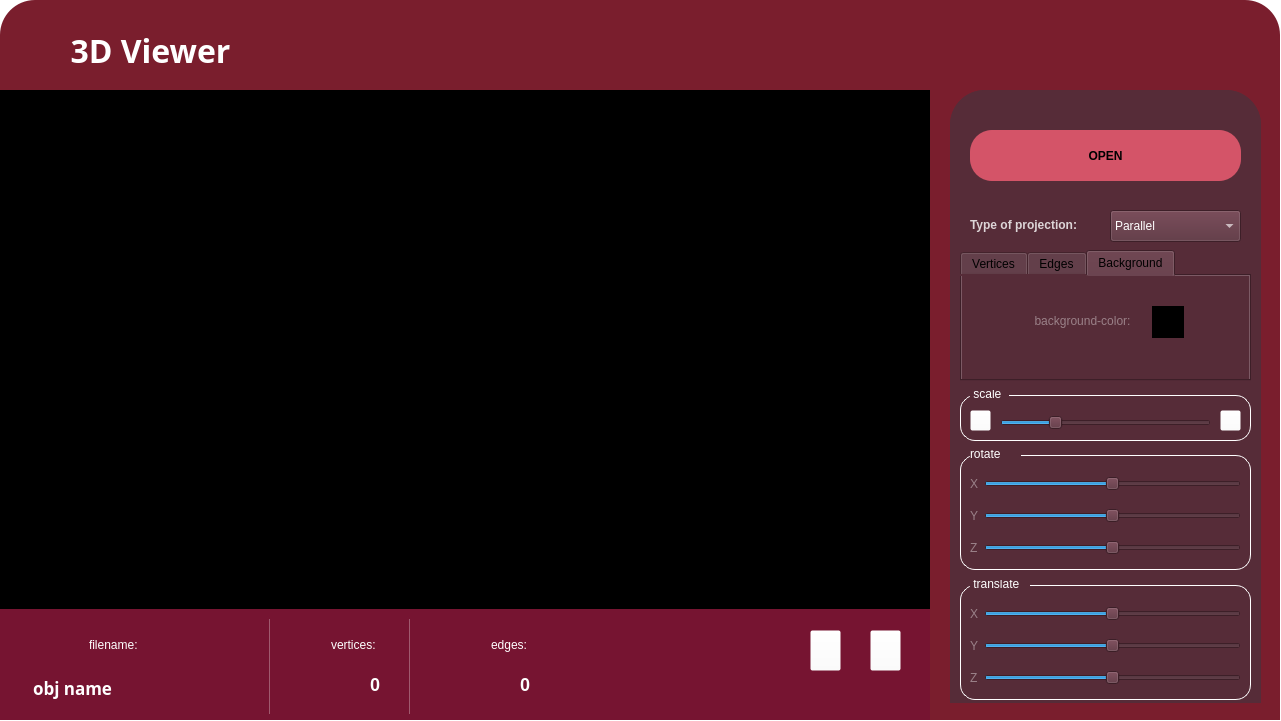
<?xml version="1.0" encoding="UTF-8"?>
<ui version="4.0">
 <class>MainWindow</class>
 <widget class="QMainWindow" name="MainWindow">
  <property name="geometry">
   <rect>
    <x>0</x>
    <y>0</y>
    <width>1281</width>
    <height>721</height>
   </rect>
  </property>
  <property name="windowTitle">
   <string>MainWindow</string>
  </property>
  <property name="styleSheet">
   <string notr="true">QMainWindow {
background-color: rgba(255, 255, 255, 0);
}

</string>
  </property>
  <widget class="QWidget" name="centralwidget">
   <property name="enabled">
    <bool>true</bool>
   </property>
   <property name="styleSheet">
    <string notr="true"/>
   </property>
   <widget class="QFrame" name="ViewerUI">
    <property name="geometry">
     <rect>
      <x>0</x>
      <y>0</y>
      <width>1280</width>
      <height>720</height>
     </rect>
    </property>
    <property name="styleSheet">
     <string notr="true">QFrame {
border-top-left-radius: 35px;
border-top-right-radius: 35px; 
background-color: rgb(122, 30, 45);
}
</string>
    </property>
    <property name="frameShape">
     <enum>QFrame::StyledPanel</enum>
    </property>
    <property name="frameShadow">
     <enum>QFrame::Raised</enum>
    </property>
    <widget class="GL_Widget" name="OpenGlWidget" native="true">
     <property name="enabled">
      <bool>true</bool>
     </property>
     <property name="geometry">
      <rect>
       <x>-1</x>
       <y>90</y>
       <width>931</width>
       <height>523</height>
      </rect>
     </property>
     <property name="styleSheet">
      <string notr="true">GlWidget {
background-color: black;
}
</string>
     </property>
    </widget>
    <widget class="QFrame" name="title">
     <property name="geometry">
      <rect>
       <x>40</x>
       <y>30</y>
       <width>231</width>
       <height>41</height>
      </rect>
     </property>
     <property name="frameShape">
      <enum>QFrame::StyledPanel</enum>
     </property>
     <property name="frameShadow">
      <enum>QFrame::Raised</enum>
     </property>
     <widget class="QLabel" name="h1">
      <property name="geometry">
       <rect>
        <x>-30</x>
        <y>0</y>
        <width>281</width>
        <height>41</height>
       </rect>
      </property>
      <property name="font">
       <font>
        <family>Silom</family>
        <pointsize>-1</pointsize>
        <italic>false</italic>
        <bold>true</bold>
       </font>
      </property>
      <property name="styleSheet">
       <string notr="true">background-color: rgba(0, 0, 0, 0);
font-size: 32px;
color: white


</string>
      </property>
      <property name="text">
       <string>3D Viewer</string>
      </property>
      <property name="alignment">
       <set>Qt::AlignCenter</set>
      </property>
     </widget>
    </widget>
    <widget class="QFrame" name="aside">
     <property name="geometry">
      <rect>
       <x>950</x>
       <y>90</y>
       <width>311</width>
       <height>613</height>
      </rect>
     </property>
     <property name="styleSheet">
      <string notr="true">background-color: rgb(86, 44, 56);</string>
     </property>
     <property name="frameShape">
      <enum>QFrame::StyledPanel</enum>
     </property>
     <property name="frameShadow">
      <enum>QFrame::Raised</enum>
     </property>
     <widget class="QFrame" name="open_file_layer">
      <property name="geometry">
       <rect>
        <x>0</x>
        <y>0</y>
        <width>311</width>
        <height>121</height>
       </rect>
      </property>
      <property name="styleSheet">
       <string notr="true">background-color: rgb(86, 44, 56);</string>
      </property>
      <property name="frameShape">
       <enum>QFrame::StyledPanel</enum>
      </property>
      <property name="frameShadow">
       <enum>QFrame::Raised</enum>
      </property>
      <widget class="QPushButton" name="renderBtn">
       <property name="geometry">
        <rect>
         <x>20</x>
         <y>40</y>
         <width>271</width>
         <height>51</height>
        </rect>
       </property>
       <property name="styleSheet">
        <string notr="true">QPushButton {
border-radius: 22px;
background-color: rgb(212, 84, 104);
font-weight: 500;
}

QPushButton:hover {
	background-color: rgb(255, 47, 146);
}

QPushButton:pressed {
	margin-top: 5px;
	margin-right: 5px;
	margin-left: 5px;
	background-color: rgb(35, 58, 110);
}

</string>
       </property>
       <property name="text">
        <string>OPEN</string>
       </property>
      </widget>
     </widget>
     <widget class="QFrame" name="Affines_transformations">
      <property name="geometry">
       <rect>
        <x>0</x>
        <y>300</y>
        <width>311</width>
        <height>321</height>
       </rect>
      </property>
      <property name="styleSheet">
       <string notr="true">background-color: rgb(86, 44, 56);</string>
      </property>
      <property name="frameShape">
       <enum>QFrame::StyledPanel</enum>
      </property>
      <property name="frameShadow">
       <enum>QFrame::Raised</enum>
      </property>
      <widget class="QFrame" name="translate">
       <property name="geometry">
        <rect>
         <x>10</x>
         <y>190</y>
         <width>291</width>
         <height>120</height>
        </rect>
       </property>
       <property name="styleSheet">
        <string notr="true">QFrame {
color: white;
margin-top: 5px;
border: 1px solid white;
border-radius: 15px;
}

QLabel {
margin-top: 0;
border: none;
}</string>
       </property>
       <property name="frameShape">
        <enum>QFrame::StyledPanel</enum>
       </property>
       <property name="frameShadow">
        <enum>QFrame::Raised</enum>
       </property>
       <widget class="QLabel" name="translate_title_4">
        <property name="geometry">
         <rect>
          <x>10</x>
          <y>-4</y>
          <width>60</width>
          <height>16</height>
         </rect>
        </property>
        <property name="text">
         <string> translate </string>
        </property>
       </widget>
       <widget class="QWidget" name="layoutWidget_6">
        <property name="geometry">
         <rect>
          <x>10</x>
          <y>10</y>
          <width>271</width>
          <height>107</height>
         </rect>
        </property>
        <layout class="QVBoxLayout" name="verticalLayout_4">
         <property name="topMargin">
          <number>5</number>
         </property>
         <item>
          <layout class="QHBoxLayout" name="line_10">
           <property name="leftMargin">
            <number>0</number>
           </property>
           <item>
            <widget class="QLabel" name="label_10">
             <property name="styleSheet">
              <string notr="true">	color: rgba(255, 255, 255, 102);</string>
             </property>
             <property name="text">
              <string>X</string>
             </property>
            </widget>
           </item>
           <item>
            <widget class="QSlider" name="translate_x_val">
             <property name="minimum">
              <number>-100</number>
             </property>
             <property name="maximum">
              <number>100</number>
             </property>
             <property name="value">
              <number>0</number>
             </property>
             <property name="orientation">
              <enum>Qt::Horizontal</enum>
             </property>
            </widget>
           </item>
          </layout>
         </item>
         <item>
          <layout class="QHBoxLayout" name="line_11">
           <property name="leftMargin">
            <number>0</number>
           </property>
           <item>
            <widget class="QLabel" name="label_11">
             <property name="styleSheet">
              <string notr="true">	color: rgba(255, 255, 255, 102);</string>
             </property>
             <property name="text">
              <string>Y</string>
             </property>
            </widget>
           </item>
           <item>
            <widget class="QSlider" name="translate_y_val">
             <property name="minimum">
              <number>-100</number>
             </property>
             <property name="maximum">
              <number>100</number>
             </property>
             <property name="value">
              <number>0</number>
             </property>
             <property name="orientation">
              <enum>Qt::Horizontal</enum>
             </property>
            </widget>
           </item>
          </layout>
         </item>
         <item>
          <layout class="QHBoxLayout" name="line_12">
           <property name="leftMargin">
            <number>0</number>
           </property>
           <item>
            <widget class="QLabel" name="label_12">
             <property name="styleSheet">
              <string notr="true">	color: rgba(255, 255, 255, 102);</string>
             </property>
             <property name="text">
              <string>Z</string>
             </property>
            </widget>
           </item>
           <item>
            <widget class="QSlider" name="translate_z_val">
             <property name="minimum">
              <number>-100</number>
             </property>
             <property name="maximum">
              <number>100</number>
             </property>
             <property name="value">
              <number>0</number>
             </property>
             <property name="orientation">
              <enum>Qt::Horizontal</enum>
             </property>
            </widget>
           </item>
          </layout>
         </item>
        </layout>
       </widget>
      </widget>
      <widget class="QFrame" name="rotate">
       <property name="geometry">
        <rect>
         <x>10</x>
         <y>60</y>
         <width>291</width>
         <height>120</height>
        </rect>
       </property>
       <property name="styleSheet">
        <string notr="true">QFrame {
color: white;
margin-top: 5px;
border: 1px solid white;
border-radius: 15px;
}

QLabel {
margin-top: 0;
border: none;
}</string>
       </property>
       <property name="frameShape">
        <enum>QFrame::StyledPanel</enum>
       </property>
       <property name="frameShadow">
        <enum>QFrame::Raised</enum>
       </property>
       <widget class="QLabel" name="rotate_title">
        <property name="geometry">
         <rect>
          <x>10</x>
          <y>-4</y>
          <width>51</width>
          <height>16</height>
         </rect>
        </property>
        <property name="text">
         <string>rotate</string>
        </property>
       </widget>
       <widget class="QWidget" name="layoutWidget">
        <property name="geometry">
         <rect>
          <x>10</x>
          <y>10</y>
          <width>271</width>
          <height>107</height>
         </rect>
        </property>
        <layout class="QVBoxLayout" name="verticalLayout">
         <property name="topMargin">
          <number>5</number>
         </property>
         <item>
          <layout class="QHBoxLayout" name="line">
           <property name="leftMargin">
            <number>0</number>
           </property>
           <item>
            <widget class="QLabel" name="label">
             <property name="styleSheet">
              <string notr="true">	color: rgba(255, 255, 255, 102);</string>
             </property>
             <property name="text">
              <string>X</string>
             </property>
            </widget>
           </item>
           <item>
            <widget class="QSlider" name="rotate_x_val">
             <property name="minimum">
              <number>-360</number>
             </property>
             <property name="maximum">
              <number>360</number>
             </property>
             <property name="singleStep">
              <number>1</number>
             </property>
             <property name="orientation">
              <enum>Qt::Horizontal</enum>
             </property>
            </widget>
           </item>
          </layout>
         </item>
         <item>
          <layout class="QHBoxLayout" name="line_2">
           <property name="leftMargin">
            <number>0</number>
           </property>
           <item>
            <widget class="QLabel" name="label_2">
             <property name="styleSheet">
              <string notr="true">	color: rgba(255, 255, 255, 102);</string>
             </property>
             <property name="text">
              <string>Y</string>
             </property>
            </widget>
           </item>
           <item>
            <widget class="QSlider" name="rotate_y_val">
             <property name="minimum">
              <number>-360</number>
             </property>
             <property name="maximum">
              <number>360</number>
             </property>
             <property name="singleStep">
              <number>1</number>
             </property>
             <property name="orientation">
              <enum>Qt::Horizontal</enum>
             </property>
            </widget>
           </item>
          </layout>
         </item>
         <item>
          <layout class="QHBoxLayout" name="line_3">
           <property name="leftMargin">
            <number>0</number>
           </property>
           <item>
            <widget class="QLabel" name="label_3">
             <property name="styleSheet">
              <string notr="true">	color: rgba(255, 255, 255, 102);</string>
             </property>
             <property name="text">
              <string>Z</string>
             </property>
            </widget>
           </item>
           <item>
            <widget class="QSlider" name="rotate_z_val">
             <property name="minimum">
              <number>-360</number>
             </property>
             <property name="maximum">
              <number>360</number>
             </property>
             <property name="singleStep">
              <number>1</number>
             </property>
             <property name="orientation">
              <enum>Qt::Horizontal</enum>
             </property>
            </widget>
           </item>
          </layout>
         </item>
        </layout>
       </widget>
      </widget>
      <widget class="QFrame" name="scale">
       <property name="geometry">
        <rect>
         <x>10</x>
         <y>0</y>
         <width>291</width>
         <height>51</height>
        </rect>
       </property>
       <property name="styleSheet">
        <string notr="true">QFrame {
color: white;
margin-top: 5px;
border: 1px solid white;
border-radius: 15px;
}

QLabel {
margin-top: 0;
border: none;
}

QPushButton {
	background-color: rgba(255, 255, 255, 0);
}

QPushButton:pressed {
padding-top: 3px;
padding-right: 3px;
}</string>
       </property>
       <property name="frameShape">
        <enum>QFrame::StyledPanel</enum>
       </property>
       <property name="frameShadow">
        <enum>QFrame::Raised</enum>
       </property>
       <widget class="QLabel" name="rotate_title_4">
        <property name="geometry">
         <rect>
          <x>10</x>
          <y>-4</y>
          <width>39</width>
          <height>16</height>
         </rect>
        </property>
        <property name="text">
         <string> scale </string>
        </property>
       </widget>
       <widget class="QSlider" name="scale_val">
        <property name="geometry">
         <rect>
          <x>40</x>
          <y>20</y>
          <width>211</width>
          <height>25</height>
         </rect>
        </property>
        <property name="minimum">
         <number>1</number>
        </property>
        <property name="maximum">
         <number>200</number>
        </property>
        <property name="value">
         <number>50</number>
        </property>
        <property name="orientation">
         <enum>Qt::Horizontal</enum>
        </property>
       </widget>
       <widget class="QPushButton" name="out_btn">
        <property name="geometry">
         <rect>
          <x>10</x>
          <y>20</y>
          <width>21</width>
          <height>21</height>
         </rect>
        </property>
        <property name="styleSheet">
         <string notr="true">QPushButton {
image: url(:/res/assets/img/zoom_out.svg);
}</string>
        </property>
        <property name="text">
         <string/>
        </property>
       </widget>
       <widget class="QPushButton" name="in_btn">
        <property name="geometry">
         <rect>
          <x>260</x>
          <y>20</y>
          <width>21</width>
          <height>21</height>
         </rect>
        </property>
        <property name="styleSheet">
         <string notr="true">QPushButton {
image: url(:/res/assets/img/zoom_in.svg);
}
</string>
        </property>
        <property name="text">
         <string/>
        </property>
       </widget>
      </widget>
      <zorder>rotate</zorder>
      <zorder>scale</zorder>
      <zorder>translate</zorder>
     </widget>
     <widget class="QTabWidget" name="tabWidget">
      <property name="geometry">
       <rect>
        <x>10</x>
        <y>160</y>
        <width>291</width>
        <height>131</height>
       </rect>
      </property>
      <property name="styleSheet">
       <string notr="true"/>
      </property>
      <property name="currentIndex">
       <number>2</number>
      </property>
      <widget class="QWidget" name="vert_tab">
       <property name="styleSheet">
        <string notr="true">	color: rgba(255, 255, 255, 102);</string>
       </property>
       <attribute name="title">
        <string>Vertices</string>
       </attribute>
       <widget class="QLabel" name="vert_method_title">
        <property name="geometry">
         <rect>
          <x>87</x>
          <y>0</y>
          <width>101</width>
          <height>16</height>
         </rect>
        </property>
        <property name="text">
         <string>Display method</string>
        </property>
        <property name="alignment">
         <set>Qt::AlignCenter</set>
        </property>
       </widget>
       <widget class="QSlider" name="vert_size_val">
        <property name="geometry">
         <rect>
          <x>50</x>
          <y>60</y>
          <width>131</width>
          <height>31</height>
         </rect>
        </property>
        <property name="orientation">
         <enum>Qt::Horizontal</enum>
        </property>
       </widget>
       <widget class="QLabel" name="vert_size_title">
        <property name="geometry">
         <rect>
          <x>10</x>
          <y>65</y>
          <width>31</width>
          <height>16</height>
         </rect>
        </property>
        <property name="text">
         <string>size:</string>
        </property>
        <property name="alignment">
         <set>Qt::AlignRight|Qt::AlignTrailing|Qt::AlignVCenter</set>
        </property>
       </widget>
       <widget class="QLabel" name="vert_color_title">
        <property name="geometry">
         <rect>
          <x>190</x>
          <y>65</y>
          <width>41</width>
          <height>16</height>
         </rect>
        </property>
        <property name="text">
         <string>color:</string>
        </property>
        <property name="alignment">
         <set>Qt::AlignCenter</set>
        </property>
       </widget>
       <widget class="QWidget" name="layoutWidget">
        <property name="geometry">
         <rect>
          <x>50</x>
          <y>20</y>
          <width>181</width>
          <height>31</height>
         </rect>
        </property>
        <layout class="QHBoxLayout" name="horizontalLayout">
         <property name="spacing">
          <number>0</number>
         </property>
         <item>
          <widget class="QRadioButton" name="vert_none_val">
           <property name="text">
            <string>none</string>
           </property>
           <property name="checked">
            <bool>true</bool>
           </property>
          </widget>
         </item>
         <item>
          <widget class="QRadioButton" name="vert_circle_val">
           <property name="text">
            <string>circle</string>
           </property>
          </widget>
         </item>
         <item>
          <widget class="QRadioButton" name="vert_square_val">
           <property name="text">
            <string>square</string>
           </property>
          </widget>
         </item>
        </layout>
       </widget>
       <widget class="ColorPushButton" name="vert_color_val">
        <property name="geometry">
         <rect>
          <x>240</x>
          <y>60</y>
          <width>32</width>
          <height>32</height>
         </rect>
        </property>
        <property name="styleSheet">
         <string notr="true">border-radius: 0;
border: 1px solid black;
background-color: rgb(255, 255, 255);</string>
        </property>
        <property name="text">
         <string/>
        </property>
       </widget>
      </widget>
      <widget class="QWidget" name="edge_tab">
       <property name="styleSheet">
        <string notr="true">	color: rgba(255, 255, 255, 102);</string>
       </property>
       <attribute name="title">
        <string>Edges</string>
       </attribute>
       <widget class="QLabel" name="edge_type_title">
        <property name="geometry">
         <rect>
          <x>90</x>
          <y>0</y>
          <width>101</width>
          <height>16</height>
         </rect>
        </property>
        <property name="text">
         <string>Type</string>
        </property>
        <property name="alignment">
         <set>Qt::AlignCenter</set>
        </property>
       </widget>
       <widget class="QWidget" name="layoutWidget_2">
        <property name="geometry">
         <rect>
          <x>70</x>
          <y>20</y>
          <width>151</width>
          <height>31</height>
         </rect>
        </property>
        <layout class="QHBoxLayout" name="horizontalLayout_2">
         <property name="spacing">
          <number>0</number>
         </property>
         <item>
          <widget class="QRadioButton" name="edge_solid_val">
           <property name="text">
            <string>solid</string>
           </property>
           <property name="checked">
            <bool>true</bool>
           </property>
          </widget>
         </item>
         <item>
          <widget class="QRadioButton" name="edge_dashed_val">
           <property name="text">
            <string>dashed</string>
           </property>
          </widget>
         </item>
        </layout>
       </widget>
       <widget class="QSlider" name="edge_thic_val">
        <property name="geometry">
         <rect>
          <x>80</x>
          <y>60</y>
          <width>101</width>
          <height>31</height>
         </rect>
        </property>
        <property name="minimum">
         <number>1</number>
        </property>
        <property name="maximum">
         <number>100</number>
        </property>
        <property name="orientation">
         <enum>Qt::Horizontal</enum>
        </property>
       </widget>
       <widget class="QLabel" name="edge_color_title">
        <property name="geometry">
         <rect>
          <x>190</x>
          <y>65</y>
          <width>41</width>
          <height>16</height>
         </rect>
        </property>
        <property name="text">
         <string>color:</string>
        </property>
        <property name="alignment">
         <set>Qt::AlignCenter</set>
        </property>
       </widget>
       <widget class="QLabel" name="edge_thic_title">
        <property name="geometry">
         <rect>
          <x>10</x>
          <y>65</y>
          <width>61</width>
          <height>20</height>
         </rect>
        </property>
        <property name="text">
         <string>thickness:</string>
        </property>
        <property name="alignment">
         <set>Qt::AlignRight|Qt::AlignTrailing|Qt::AlignVCenter</set>
        </property>
       </widget>
       <widget class="ColorPushButton" name="edge_color_val">
        <property name="geometry">
         <rect>
          <x>240</x>
          <y>60</y>
          <width>32</width>
          <height>32</height>
         </rect>
        </property>
        <property name="styleSheet">
         <string notr="true">border-radius: 0;
border: 1px solid black;
background-color: rgb(255, 255, 255);</string>
        </property>
        <property name="text">
         <string/>
        </property>
       </widget>
      </widget>
      <widget class="QWidget" name="back_tab">
       <property name="styleSheet">
        <string notr="true">	color: rgba(255, 255, 255, 102);</string>
       </property>
       <attribute name="title">
        <string>Background</string>
       </attribute>
       <widget class="QLabel" name="back_tab_color_title">
        <property name="geometry">
         <rect>
          <x>60</x>
          <y>35</y>
          <width>121</width>
          <height>20</height>
         </rect>
        </property>
        <property name="text">
         <string>background-color:</string>
        </property>
        <property name="alignment">
         <set>Qt::AlignCenter</set>
        </property>
       </widget>
       <widget class="ColorPushButton" name="background_color_val">
        <property name="geometry">
         <rect>
          <x>190</x>
          <y>30</y>
          <width>32</width>
          <height>32</height>
         </rect>
        </property>
        <property name="styleSheet">
         <string notr="true">border-radius: 0;
border: 1px solid black;
background-color: rgb(0, 0, 0);</string>
        </property>
        <property name="text">
         <string/>
        </property>
       </widget>
      </widget>
     </widget>
     <widget class="QComboBox" name="projection_types">
      <property name="geometry">
       <rect>
        <x>160</x>
        <y>120</y>
        <width>131</width>
        <height>32</height>
       </rect>
      </property>
      <property name="styleSheet">
       <string notr="true">color: rgb(255, 255, 255);</string>
      </property>
      <item>
       <property name="text">
        <string>Parallel</string>
       </property>
      </item>
      <item>
       <property name="text">
        <string>Central</string>
       </property>
      </item>
     </widget>
     <widget class="QLabel" name="projection_title">
      <property name="geometry">
       <rect>
        <x>20</x>
        <y>127</y>
        <width>131</width>
        <height>16</height>
       </rect>
      </property>
      <property name="styleSheet">
       <string notr="true">color: rgba(255, 255, 255, 0.8);
font-weight: bold;</string>
      </property>
      <property name="text">
       <string>Type of projection:</string>
      </property>
     </widget>
    </widget>
    <widget class="QFrame" name="footer">
     <property name="geometry">
      <rect>
       <x>-1</x>
       <y>609</y>
       <width>931</width>
       <height>111</height>
      </rect>
     </property>
     <property name="styleSheet">
      <string notr="true">background-color: rgb(118, 20, 49);
border-radius: 0;</string>
     </property>
     <property name="frameShape">
      <enum>QFrame::StyledPanel</enum>
     </property>
     <property name="frameShadow">
      <enum>QFrame::Raised</enum>
     </property>
     <widget class="QFrame" name="obj_info">
      <property name="geometry">
       <rect>
        <x>0</x>
        <y>10</y>
        <width>571</width>
        <height>121</height>
       </rect>
      </property>
      <property name="styleSheet">
       <string notr="true">image: none;
color: rgb(255, 255, 255);
</string>
      </property>
      <property name="frameShape">
       <enum>QFrame::StyledPanel</enum>
      </property>
      <property name="frameShadow">
       <enum>QFrame::Raised</enum>
      </property>
      <widget class="QFrame" name="frame_2">
       <property name="geometry">
        <rect>
         <x>30</x>
         <y>0</y>
         <width>231</width>
         <height>91</height>
        </rect>
       </property>
       <property name="frameShape">
        <enum>QFrame::StyledPanel</enum>
       </property>
       <property name="frameShadow">
        <enum>QFrame::Raised</enum>
       </property>
       <widget class="QLabel" name="filename_title">
        <property name="geometry">
         <rect>
          <x>60</x>
          <y>10</y>
          <width>61</width>
          <height>31</height>
         </rect>
        </property>
        <property name="text">
         <string>filename:</string>
        </property>
       </widget>
       <widget class="QLabel" name="filename_ico">
        <property name="geometry">
         <rect>
          <x>10</x>
          <y>10</y>
          <width>41</width>
          <height>31</height>
         </rect>
        </property>
        <property name="styleSheet">
         <string notr="true">image: url(:/res/assets/img/filename.svg);</string>
        </property>
        <property name="text">
         <string/>
        </property>
       </widget>
       <widget class="QLineEdit" name="filename_val">
        <property name="geometry">
         <rect>
          <x>2</x>
          <y>43</y>
          <width>231</width>
          <height>51</height>
         </rect>
        </property>
        <property name="font">
         <font>
          <family>Silom</family>
          <pointsize>-1</pointsize>
          <bold>true</bold>
         </font>
        </property>
        <property name="styleSheet">
         <string notr="true">font-size: 17px;
font-weight: bold;
color: white</string>
        </property>
        <property name="text">
         <string>obj name</string>
        </property>
        <property name="readOnly">
         <bool>true</bool>
        </property>
        <property name="cursorMoveStyle">
         <enum>Qt::LogicalMoveStyle</enum>
        </property>
       </widget>
      </widget>
      <widget class="QFrame" name="frame_3">
       <property name="geometry">
        <rect>
         <x>280</x>
         <y>0</y>
         <width>121</width>
         <height>91</height>
        </rect>
       </property>
       <property name="frameShape">
        <enum>QFrame::StyledPanel</enum>
       </property>
       <property name="frameShadow">
        <enum>QFrame::Raised</enum>
       </property>
       <widget class="QLabel" name="vert_title">
        <property name="geometry">
         <rect>
          <x>52</x>
          <y>10</y>
          <width>61</width>
          <height>31</height>
         </rect>
        </property>
        <property name="text">
         <string>vertices:</string>
        </property>
       </widget>
       <widget class="QLabel" name="vert_ico">
        <property name="geometry">
         <rect>
          <x>10</x>
          <y>10</y>
          <width>41</width>
          <height>31</height>
         </rect>
        </property>
        <property name="styleSheet">
         <string notr="true">image: url(:/res/assets/img/vert_ico.svg);</string>
        </property>
        <property name="text">
         <string/>
        </property>
       </widget>
       <widget class="QLabel" name="vert_numb_val">
        <property name="geometry">
         <rect>
          <x>0</x>
          <y>40</y>
          <width>101</width>
          <height>51</height>
         </rect>
        </property>
        <property name="styleSheet">
         <string notr="true">font-size: 18px;
font-weight: bold;</string>
        </property>
        <property name="text">
         <string>0</string>
        </property>
        <property name="alignment">
         <set>Qt::AlignRight|Qt::AlignTrailing|Qt::AlignVCenter</set>
        </property>
       </widget>
      </widget>
      <widget class="QFrame" name="frame_4">
       <property name="geometry">
        <rect>
         <x>440</x>
         <y>0</y>
         <width>121</width>
         <height>91</height>
        </rect>
       </property>
       <property name="frameShape">
        <enum>QFrame::StyledPanel</enum>
       </property>
       <property name="frameShadow">
        <enum>QFrame::Raised</enum>
       </property>
       <widget class="QLabel" name="edges_title">
        <property name="geometry">
         <rect>
          <x>52</x>
          <y>10</y>
          <width>61</width>
          <height>31</height>
         </rect>
        </property>
        <property name="text">
         <string>edges:</string>
        </property>
       </widget>
       <widget class="QLabel" name="edges_ico">
        <property name="geometry">
         <rect>
          <x>10</x>
          <y>10</y>
          <width>41</width>
          <height>31</height>
         </rect>
        </property>
        <property name="styleSheet">
         <string notr="true">image: url(:/res/assets/img/face_ico.svg);</string>
        </property>
        <property name="text">
         <string/>
        </property>
       </widget>
       <widget class="QLabel" name="edges_numb_val">
        <property name="geometry">
         <rect>
          <x>-10</x>
          <y>40</y>
          <width>101</width>
          <height>51</height>
         </rect>
        </property>
        <property name="styleSheet">
         <string notr="true">font-size: 18px;
font-weight: bold;</string>
        </property>
        <property name="text">
         <string>0</string>
        </property>
        <property name="alignment">
         <set>Qt::AlignRight|Qt::AlignTrailing|Qt::AlignVCenter</set>
        </property>
       </widget>
      </widget>
      <widget class="Line" name="delim2">
       <property name="geometry">
        <rect>
         <x>410</x>
         <y>0</y>
         <width>1</width>
         <height>95</height>
        </rect>
       </property>
       <property name="styleSheet">
        <string notr="true">background-color: rgba(255, 255, 255, 0.3);</string>
       </property>
       <property name="orientation">
        <enum>Qt::Vertical</enum>
       </property>
      </widget>
      <widget class="Line" name="delim1">
       <property name="geometry">
        <rect>
         <x>270</x>
         <y>0</y>
         <width>1</width>
         <height>95</height>
        </rect>
       </property>
       <property name="styleSheet">
        <string notr="true">background-color: rgba(255, 255, 255, 0.3);</string>
       </property>
       <property name="orientation">
        <enum>Qt::Vertical</enum>
       </property>
      </widget>
     </widget>
    </widget>
    <widget class="QFrame" name="window_nav">
     <property name="geometry">
      <rect>
       <x>1175</x>
       <y>10</y>
       <width>91</width>
       <height>41</height>
      </rect>
     </property>
     <property name="styleSheet">
      <string notr="true">QFrame {
image: none;
}

QPushButton:pressed {
padding-top: 5px;
padding-right: 5px;
}</string>
     </property>
     <property name="frameShape">
      <enum>QFrame::StyledPanel</enum>
     </property>
     <property name="frameShadow">
      <enum>QFrame::Raised</enum>
     </property>
    </widget>
    <widget class="QFrame" name="footerline">
     <property name="geometry">
      <rect>
       <x>10</x>
       <y>620</y>
       <width>1280</width>
       <height>101</height>
      </rect>
     </property>
     <property name="styleSheet">
      <string notr="true">
background-color: none;
image: url(:/res/assets/img/bottom_line.png);</string>
     </property>
     <property name="frameShape">
      <enum>QFrame::StyledPanel</enum>
     </property>
     <property name="frameShadow">
      <enum>QFrame::Raised</enum>
     </property>
     <widget class="QFrame" name="take_a_shot">
      <property name="geometry">
       <rect>
        <x>770</x>
        <y>0</y>
        <width>151</width>
        <height>91</height>
       </rect>
      </property>
      <property name="styleSheet">
       <string notr="true">QFrame {
image: none;
}

QPushButton:pressed {
padding-top: 4px;
padding-right: 2px;
padding-left: 2px;
}</string>
      </property>
      <property name="frameShape">
       <enum>QFrame::StyledPanel</enum>
      </property>
      <property name="frameShadow">
       <enum>QFrame::Raised</enum>
      </property>
      <widget class="QPushButton" name="snap_btn">
       <property name="geometry">
        <rect>
         <x>30</x>
         <y>10</y>
         <width>31</width>
         <height>41</height>
        </rect>
       </property>
       <property name="styleSheet">
        <string notr="true">QPushButton {
	background-color: rgba(255, 255, 255, 0);
	image: url(:/res/assets/img/photo_ico.svg);
}</string>
       </property>
       <property name="text">
        <string/>
       </property>
      </widget>
      <widget class="QPushButton" name="gif_btn">
       <property name="geometry">
        <rect>
         <x>90</x>
         <y>10</y>
         <width>31</width>
         <height>41</height>
        </rect>
       </property>
       <property name="styleSheet">
        <string notr="true">QPushButton {
	color: red;
	font-size: 21px;
	font-weight: bold;
	background-color: rgba(255, 255, 255, 0);
	image: url(:/res/assets/img/gif_ico.svg);
}</string>
       </property>
       <property name="text">
        <string/>
       </property>
      </widget>
     </widget>
    </widget>
    <widget class="QFrame" name="bg_mock">
     <property name="geometry">
      <rect>
       <x>-1</x>
       <y>90</y>
       <width>931</width>
       <height>523</height>
      </rect>
     </property>
     <property name="styleSheet">
      <string notr="true">QFrame {
border-radius: 0;
background-color: rgb(0, 0, 0);
}</string>
     </property>
     <property name="frameShape">
      <enum>QFrame::StyledPanel</enum>
     </property>
     <property name="frameShadow">
      <enum>QFrame::Raised</enum>
     </property>
    </widget>
    <zorder>bg_mock</zorder>
    <zorder>OpenGlWidget</zorder>
    <zorder>title</zorder>
    <zorder>window_nav</zorder>
    <zorder>footer</zorder>
    <zorder>footerline</zorder>
    <zorder>aside</zorder>
   </widget>
  </widget>
 </widget>
 <customwidgets>
  <customwidget>
   <class>ColorPushButton</class>
   <extends>QPushButton</extends>
   <header location="global">colorpushbutton.h</header>
  </customwidget>
  <customwidget>
   <class>GL_Widget</class>
   <extends>QWidget</extends>
   <header>gl_widget.h</header>
   <container>1</container>
  </customwidget>
 </customwidgets>
 <resources/>
 <connections/>
</ui>
